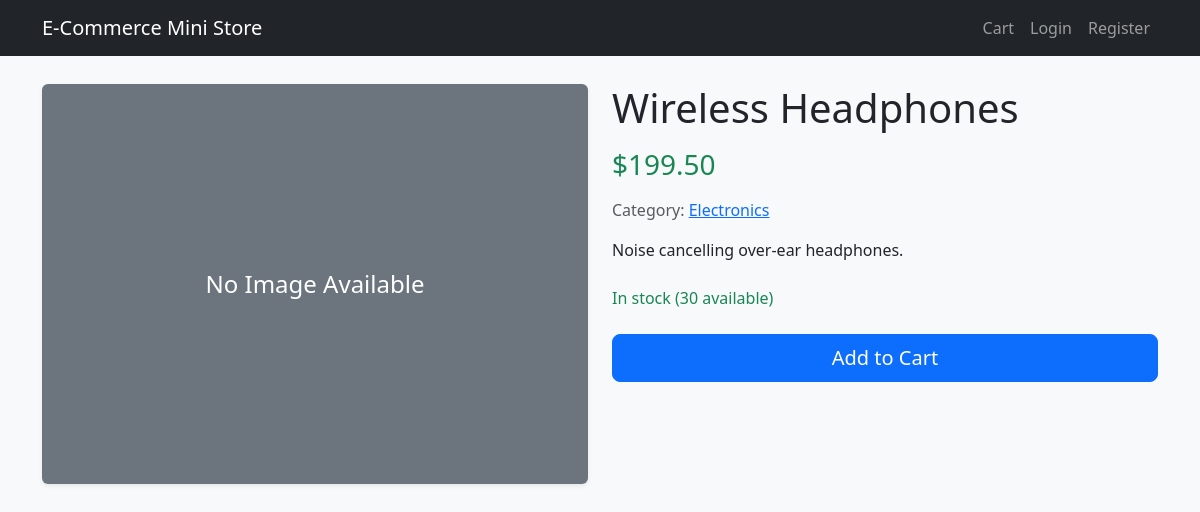
The app's page /product/2/wireless-headphones/ with its own data.
### store/models.py (models this page shows, shortened)
class Product(models.Model):
    category = models.ForeignKey(Category, related_name='products', on_delete=models.CASCADE)
    name = models.CharField(max_length=200, db_index=True)
    slug = models.SlugField(max_length=200, db_index=True)
    image = models.ImageField(upload_to='products/%Y/%m/%d', blank=True)
    description = models.TextField(blank=True)
    price = models.DecimalField(max_digits=8, decimal_places=2)
    stock = models.PositiveIntegerField(default=0)
    available = models.BooleanField(default=True)
    created = models.DateTimeField(auto_now_add=True)
    updated = models.DateTimeField(auto_now=True)
    class Meta:
        ordering = ('name',)
        indexes = [
            models.Index(fields=['id', 'slug']),
        ]

class Category(models.Model):
    name = models.CharField(max_length=200, db_index=True)
    slug = models.SlugField(max_length=200, unique=True)
    class Meta:
        ordering = ('name',)
        verbose_name = 'category'
        verbose_name_plural = 'categories'
    def get_absolute_url(self):
        return reverse('store:product_list_by_category', args=[self.slug])

### store/views.py (the view)
# urls.py: path('product/<int:id>/<slug:slug>/', views.product_detail, name='product_detail'),
def product_detail(request, id, slug):
    product = get_object_or_404(Product, id=id, slug=slug, available=True)
    return render(request, 'store/product_detail.html', {'product': product})

### store/context_processors.py (called while the page is built)
def cart_count(request):
    cart = request.session.get('cart', {})
    total_items = sum(cart.values())
    return {'cart_count': total_items}

### store/templates/store/product_detail.html (shortened to what this page needs)
{% extends 'store/base.html' %}
{% block content %}
<div class="row mt-4">
    <div class="col-md-6">
        {% if product.image %}
        <img src="{{ product.image.url }}" class="img-fluid rounded shadow-sm" alt="{{ product.name }}">
        {% else %}
        <div class="bg-secondary text-white d-flex align-items-center justify-content-center rounded shadow-sm" style="height: 400px; font-size: 1.5rem;">
            No Image Available
        </div>
        {% endif %}
    </div>
    <div class="col-md-6">
        <h1 class="mb-3">{{ product.name }}</h1>
        <h3 class="text-success mb-3">${{ product.price }}</h3>
        <p class="text-muted">Category: <a href="{{ product.category.get_absolute_url }}">{{ product.category.name }}</a></p>
        <div class="mb-4">
            {{ product.description|linebreaks }}
        </div>
        {% if product.stock > 0 %}
        <p class="text-success"> In stock ({{ product.stock }} available)</p>
        <form action="{% url 'store:cart_add' product.id %}" method="post">
            <button type="submit" class="btn btn-primary btn-lg w-100 mt-2">Add to Cart</button>
        </form>
        {% else %}
        <p class="text-danger"><i class="bi bi-x-circle"></i> Out of stock</p>
        <button class="btn btn-secondary btn-lg w-100 mt-2" disabled>Out of Stock</button>
        {% endif %}
    </div>
</div>
{% endblock %}

### store/templates/store/base.html (style rules this page uses)
body { padding-top: 60px; background-color: #f8f9fa; }

### records on screen
Product: name "Wireless Headphones", price "199.50", category.name "Electronics", description "Noise cancelling over-ear headphones.", stock "30"
